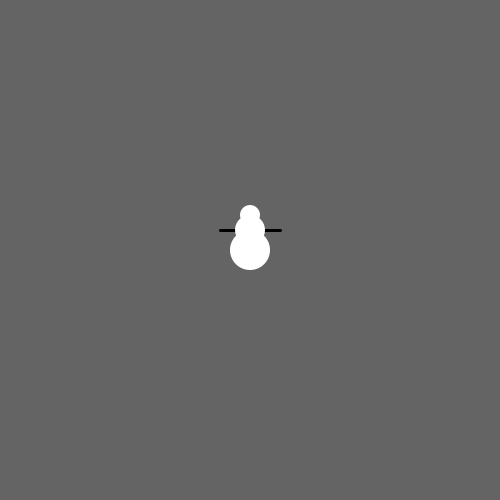
Frame 1 (no input)
Frame 60 (the mouse pressed at the canvas centre just before this capture): identical to frame 1, image omitted
Frame 120 (the mouse held since frame 60 and released just before this capture): identical to frame 1, image omitted

The Processing sketch that drew this single still picture (run headless with seeded random() and noise(); from frame 60 on, the mouse is pressed at the canvas centre):

// Processing sketch: Helton_Warmup1
// ── Helton_Warmup1.pde
void setup() {
  size(500, 500);
}
int y = 20;
int time = 0;
int cycle = 0;
boolean move = false;
int up = 1;
boolean reset = false;
void draw() {
  time += 1;
  if (time == 180) {
    time = 0;
    move = true;
  }
  if (move == true) {
    if  (up == 1) {
      y += 1;
      if (y == 40) {
        up = 0;
      }
    }
    if  (up == 0) {
      y -= 1;
      if (y == 0) {
        reset = true;
        up = 3;
      }
    }
    if (reset == true) {
      if (y != 20) {
        y += 1;
      } else {
        move = false;
        up = 1;
        reset = false;
      }
    }
  }
  background(100);
  stroke(0);
  strokeWeight(3);
  line(width/2, height/2-20, width/2-30, height/2-20);
  line(width/2, height/2-20, width/2+30, height/2-y);
  fill(255);
  noStroke();
  ellipse(width/2, height/2, 40, 40);
  ellipse(width/2, height/2-20, 30, 30);
  ellipse(width/2, height/2-35, 20, 20);
}
